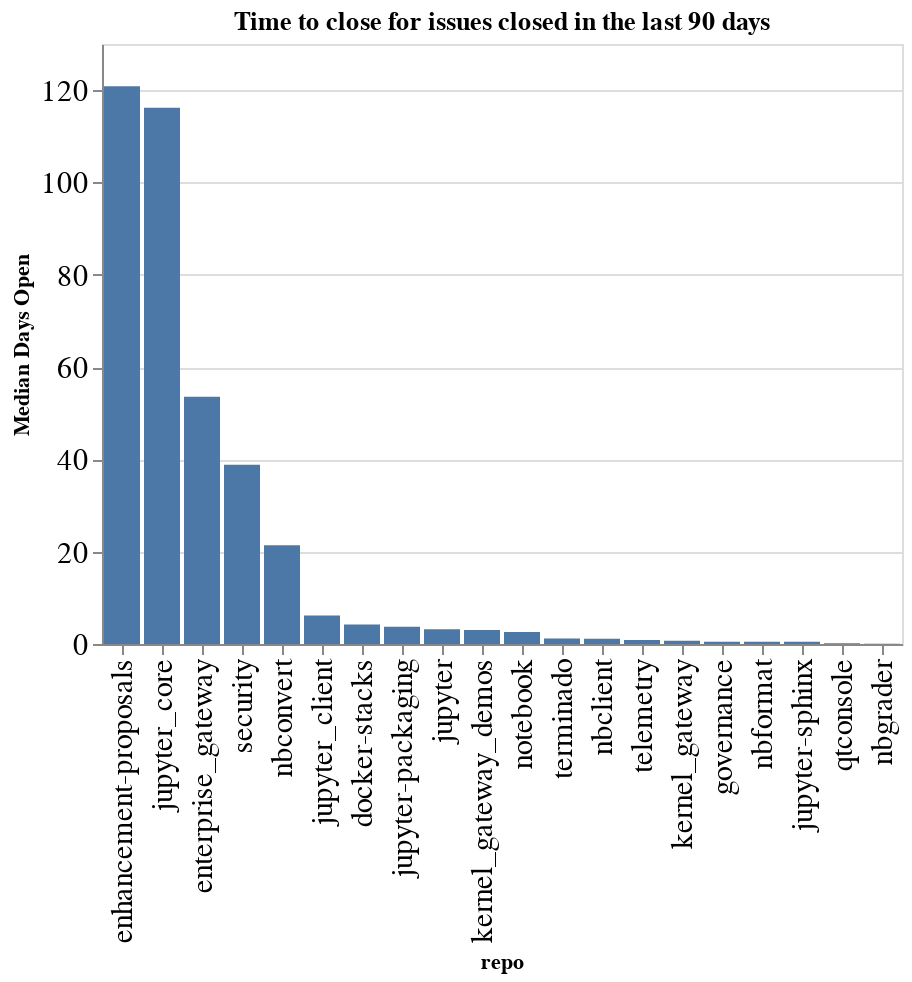

Notebook code cell kept with this figure:
### Code cell
time_open = closed.groupby(['org', 'repo']).agg({'time_open': 'median'}).reset_index()
time_open['time_open'] = time_open['time_open'] / (60 * 60 * 24)
time_open['org/repo'] = time_open.apply(lambda a: a['org'] + '/' + a['repo'], axis=1)
sorted_vals = time_open.sort_values(['org', 'time_open'], ascending=False)['repo'].values
alt.Chart(data=time_open, title=f"Time to close for issues closed in the last {n_days} days").mark_bar().encode(
    x=alt.X('repo', sort=alt.Sort(sorted_vals.tolist())),
    y=alt.Y('time_open', title="Median Days Open"),
)

### Figure 1 — Vega-Lite specification as saved in the notebook (floating-point values rounded to 4 significant figures)
{"config": {"axisLeft": {"labelFontSize": 15}, "axisBottom": {"labelFontSize": 15}}, "data": {"name": "data-b559220afb0a46b47bd07e2bfbf9e6d0"}, "mark": "bar", "encoding": {"x": {"type": "nominal", "field": "repo", "sort": ["enhancement-proposals", "jupyter_core", "enterprise_gateway", "security", "nbconvert", "jupyter_client", "docker-stacks", "jupyter-packaging", "jupyter", "kernel_gateway_demos", "notebook", "terminado", "nbclient", "telemetry", "kernel_gateway", "governance", "nbformat", "jupyter-sphinx", "qtconsole", "nbgrader"]}, "y": {"type": "quantitative", "field": "time_open", "title": "Median Days Open"}}, "title": "Time to close for issues closed in the last 90 days", "$schema": "https://vega.github.io/schema/vega-lite/v4.8.1.json", "datasets": {"data-b559220afb0a46b47bd07e2bfbf9e6d0": [{"org": "jupyter", "repo": "docker-stacks", "time_open": 4.236, "org/repo": "jupyter/docker-stacks"}, {"org": "jupyter", "repo": "enhancement-proposals", "time_open": 120.8, "org/repo": "jupyter/enhancement-proposals"}, {"org": "jupyter", "repo": "enterprise_gateway", "time_open": 53.59, "org/repo": "jupyter/enterprise_gateway"}, {"org": "jupyter", "repo": "governance", "time_open": 0.511, "org/repo": "jupyter/governance"}, {"org": "jupyter", "repo": "jupyter", "time_open": 3.178, "org/repo": "jupyter/jupyter"}, {"org": "jupyter", "repo": "jupyter-packaging", "time_open": 3.734, "org/repo": "jupyter/jupyter-packaging"}, {"org": "jupyter", "repo": "jupyter-sphinx", "time_open": 0.4681, "org/repo": "jupyter/jupyter-sphinx"}, {"org": "jupyter", "repo": "jupyter_client", "time_open": 6.153, "org/repo": "jupyter/jupyter_client"}, {"org": "jupyter", "repo": "jupyter_core", "time_open": 116.2, "org/repo": "jupyter/jupyter_core"}, {"org": "jupyter", "repo": "kernel_gateway", "time_open": 0.7049, "org/repo": "jupyter/kernel_gateway"}, {"org": "jupyter", "repo": "kernel_gateway_demos", "time_open": 3.01, "org/repo": "jupyter/kernel_gateway_demos"}, {"org": "jupyter", "repo": "nbclient", "time_open": 1.122, "org/repo": "jupyter/nbclient"}, {"org": "jupyter", "repo": "nbconvert", "time_open": 21.38, "org/repo": "jupyter/nbconvert"}, {"org": "jupyter", "repo": "nbformat", "time_open": 0.489, "org/repo": "jupyter/nbformat"}, {"org": "jupyter", "repo": "nbgrader", "time_open": 0.04022, "org/repo": "jupyter/nbgrader"}, {"org": "jupyter", "repo": "notebook", "time_open": 2.609, "org/repo": "jupyter/notebook"}, {"org": "jupyter", "repo": "qtconsole", "time_open": 0.185, "org/repo": "jupyter/qtconsole"}, {"org": "jupyter", "repo": "security", "time_open": 38.84, "org/repo": "jupyter/security"}, {"org": "jupyter", "repo": "telemetry", "time_open": 0.8914, "org/repo": "jupyter/telemetry"}, {"org": "jupyter", "repo": "terminado", "time_open": 1.168, "org/repo": "jupyter/terminado"}]}}
